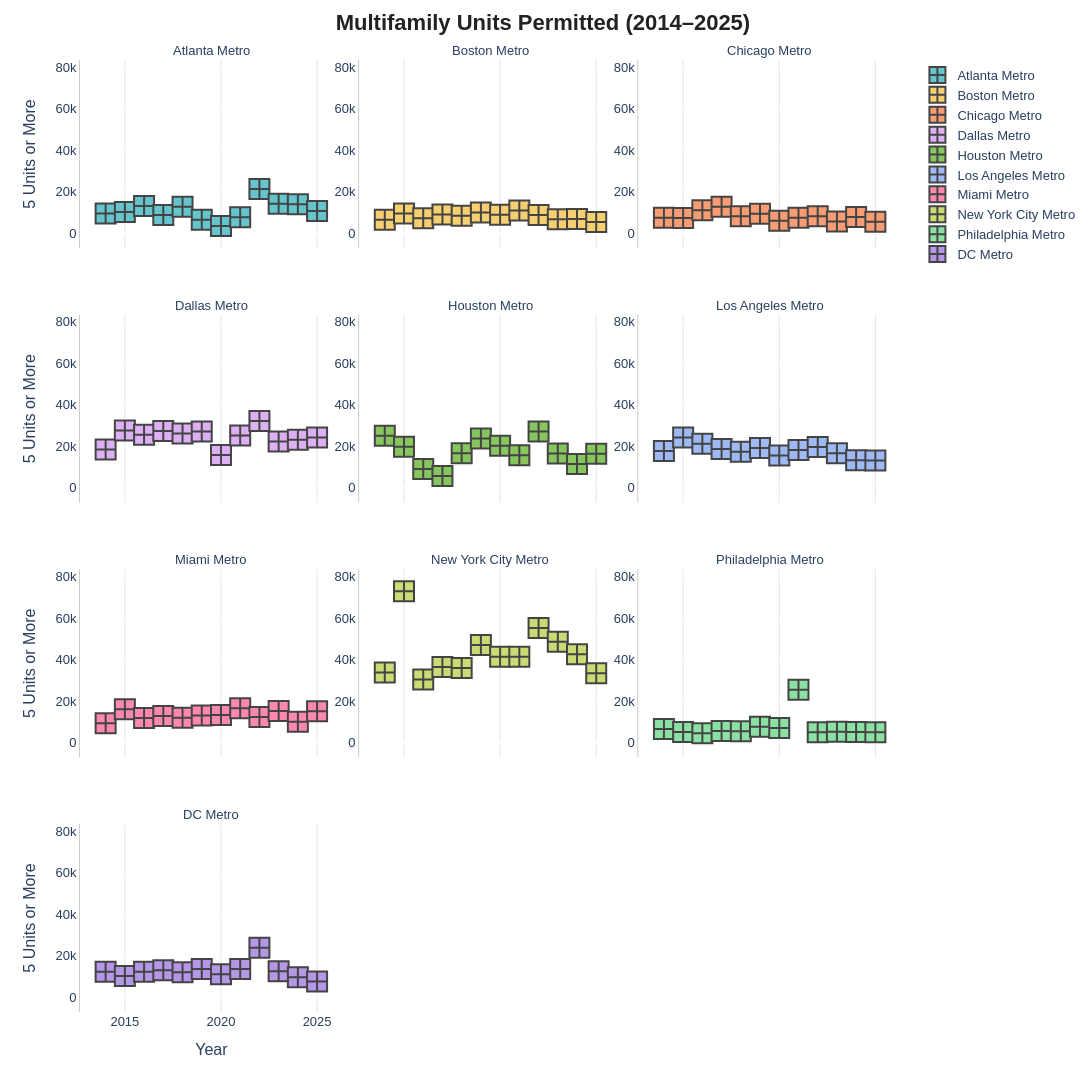

This figure's notebook cell:
### Markdown cell above
### Multifamily Units Permitted Per Metro 2014-2025

### Code cell
fig = px.scatter(all_time_housing,
                 x='Roll_Year',
                 y='5 Units or More',
                 trendline_color_override="black",
                 color='Name',
                 color_discrete_sequence=px.colors.qualitative.Pastel,
                 facet_col='Name',
                 facet_col_wrap=3,
                 labels={'Roll_Year': 'Year', 'Num of Structures With 5 Units or More': 'Structures Permitted', 'Name': 'Metro Area'},
                 width=1300,
                 height=1500,)

fig.update_layout(
    title={**TITLE_STYLE, 'text': '<b>Multifamily Units Permitted (2014–2025) </b>'},
    font=dict(family='Arial', size=13),
    legend=dict(title=None),
    plot_bgcolor='white',
)

fig.for_each_annotation(lambda a: a.update(text=a.text.split("=")[-1]))

fig.update_traces(marker=dict(size=20, symbol="square-cross", line=dict(width=2)))

fig.update_xaxes(nticks=5, gridcolor='#E5E5E5', gridwidth=1)
fig.update_yaxes(showticklabels=True, linecolor='#CCCCCC')

fig.show()

### Figure 1 — Plotly figure (JSON) as saved in the notebook; plotly's stock layout.template omitted (floating-point values rounded to 4 significant figures)
{"data": [{"hovertemplate": "Metro Area=Atlanta Metro<br>Year=%{x}<br>5 Units or More=%{y}<extra></extra>", "legendgroup": "Atlanta Metro", "marker": {"color": "rgb(102, 197, 204)", "line": {"width": 2}, "size": 20, "symbol": "square-cross"}, "mode": "markers", "name": "Atlanta Metro", "orientation": "v", "showlegend": true, "type": "scatter", "x": [2014, 2015, 2016, 2017, 2018, 2019, 2020, 2021, 2022, 2023, 2024, 2025], "xaxis": "x10", "y": [9442.0, 10150.0, 13110.0, 8702.0, 12750.0, 6418.0, 3390.0, 7677.0, 21290.0, 14230.0, 13960.0, 10670.0], "yaxis": "y10"}, {"hovertemplate": "Metro Area=Boston Metro<br>Year=%{x}<br>5 Units or More=%{y}<extra></extra>", "legendgroup": "Boston Metro", "marker": {"color": "rgb(246, 207, 113)", "line": {"width": 2}, "size": 20, "symbol": "square-cross"}, "mode": "markers", "name": "Boston Metro", "orientation": "v", "showlegend": true, "type": "scatter", "x": [2014, 2015, 2016, 2017, 2018, 2019, 2020, 2021, 2022, 2023, 2024, 2025], "xaxis": "x11", "y": [6482.0, 9463.0, 7170.0, 9026.0, 8364.0, 9929.0, 8920.0, 10910.0, 8723.0, 6709.0, 6847.0, 5351.0], "yaxis": "y11"}, {"hovertemplate": "Metro Area=Chicago Metro<br>Year=%{x}<br>5 Units or More=%{y}<extra></extra>", "legendgroup": "Chicago Metro", "marker": {"color": "rgb(248, 156, 116)", "line": {"width": 2}, "size": 20, "symbol": "square-cross"}, "mode": "markers", "name": "Chicago Metro", "orientation": "v", "showlegend": true, "type": "scatter", "x": [2014, 2015, 2016, 2017, 2018, 2019, 2020, 2021, 2022, 2023, 2024, 2025], "xaxis": "x12", "y": [7393.0, 7345.0, 11030.0, 12690.0, 8186.0, 9346.0, 6020.0, 7445.0, 8128.0, 5566.0, 7819.0, 5464.0], "yaxis": "y12"}, {"hovertemplate": "Metro Area=Dallas Metro<br>Year=%{x}<br>5 Units or More=%{y}<extra></extra>", "legendgroup": "Dallas Metro", "marker": {"color": "rgb(220, 176, 242)", "line": {"width": 2}, "size": 20, "symbol": "square-cross"}, "mode": "markers", "name": "Dallas Metro", "orientation": "v", "showlegend": true, "type": "scatter", "x": [2014, 2015, 2016, 2017, 2018, 2019, 2020, 2021, 2022, 2023, 2024, 2025], "xaxis": "x7", "y": [18520.0, 27610.0, 25520.0, 27390.0, 26220.0, 27090.0, 15760.0, 25240.0, 32240.0, 22320.0, 23150.0, 24210.0], "yaxis": "y7"}, {"hovertemplate": "Metro Area=Houston Metro<br>Year=%{x}<br>5 Units or More=%{y}<extra></extra>", "legendgroup": "Houston Metro", "marker": {"color": "rgb(135, 197, 95)", "line": {"width": 2}, "size": 20, "symbol": "square-cross"}, "mode": "markers", "name": "Houston Metro", "orientation": "v", "showlegend": true, "type": "scatter", "x": [2014, 2015, 2016, 2017, 2018, 2019, 2020, 2021, 2022, 2023, 2024, 2025], "xaxis": "x8", "y": [25040.0, 19800.0, 9054.0, 5722.0, 16610.0, 23810.0, 20280.0, 15650.0, 27120.0, 16490.0, 11500.0, 16390.0], "yaxis": "y8"}, {"hovertemplate": "Metro Area=Los Angeles Metro<br>Year=%{x}<br>5 Units or More=%{y}<extra></extra>", "legendgroup": "Los Angeles Metro", "marker": {"color": "rgb(158, 185, 243)", "line": {"width": 2}, "size": 20, "symbol": "square-cross"}, "mode": "markers", "name": "Los Angeles Metro", "orientation": "v", "showlegend": true, "type": "scatter", "x": [2014, 2015, 2016, 2017, 2018, 2019, 2020, 2021, 2022, 2023, 2024, 2025], "xaxis": "x9", "y": [17760.0, 24270.0, 21210.0, 18730.0, 17430.0, 19200.0, 15520.0, 18270.0, 19630.0, 16650.0, 13270.0, 13170.0], "yaxis": "y9"}, {"hovertemplate": "Metro Area=Miami Metro<br>Year=%{x}<br>5 Units or More=%{y}<extra></extra>", "legendgroup": "Miami Metro", "marker": {"color": "rgb(254, 136, 177)", "line": {"width": 2}, "size": 20, "symbol": "square-cross"}, "mode": "markers", "name": "Miami Metro", "orientation": "v", "showlegend": true, "type": "scatter", "x": [2014, 2015, 2016, 2017, 2018, 2019, 2020, 2021, 2022, 2023, 2024, 2025], "xaxis": "x4", "y": [9272.0, 16060.0, 11730.0, 12800.0, 11900.0, 12960.0, 13250.0, 16550.0, 12330.0, 15230.0, 10000.0, 15000.0], "yaxis": "y4"}, {"hovertemplate": "Metro Area=New York City Metro<br>Year=%{x}<br>5 Units or More=%{y}<extra></extra>", "legendgroup": "New York City Metro", "marker": {"color": "rgb(201, 219, 116)", "line": {"width": 2}, "size": 20, "symbol": "square-cross"}, "mode": "markers", "name": "New York City Metro", "orientation": "v", "showlegend": true, "type": "scatter", "x": [2014, 2015, 2016, 2017, 2018, 2019, 2020, 2021, 2022, 2023, 2024, 2025], "xaxis": "x5", "y": [33780.0, 72890.0, 30360.0, 36400.0, 35870.0, 47020.0, 41340.0, 41260.0, 55180.0, 48560.0, 42550.0, 33340.0], "yaxis": "y5"}, {"hovertemplate": "Metro Area=Philadelphia Metro<br>Year=%{x}<br>5 Units or More=%{y}<extra></extra>", "legendgroup": "Philadelphia Metro", "marker": {"color": "rgb(139, 224, 164)", "line": {"width": 2}, "size": 20, "symbol": "square-cross"}, "mode": "markers", "name": "Philadelphia Metro", "orientation": "v", "showlegend": true, "type": "scatter", "x": [2014, 2015, 2016, 2017, 2018, 2019, 2020, 2021, 2022, 2023, 2024, 2025], "xaxis": "x6", "y": [6523.0, 5060.0, 4463.0, 5540.0, 5375.0, 7540.0, 6951.0, 25430.0, 4891.0, 5126.0, 5044.0, 4876.0], "yaxis": "y6"}, {"hovertemplate": "Metro Area=DC Metro<br>Year=%{x}<br>5 Units or More=%{y}<extra></extra>", "legendgroup": "DC Metro", "marker": {"color": "rgb(180, 151, 231)", "line": {"width": 2}, "size": 20, "symbol": "square-cross"}, "mode": "markers", "name": "DC Metro", "orientation": "v", "showlegend": true, "type": "scatter", "x": [2014, 2015, 2016, 2017, 2018, 2019, 2020, 2021, 2022, 2023, 2024, 2025], "xaxis": "x", "y": [12240.0, 10200.0, 12210.0, 12910.0, 12040.0, 13600.0, 11060.0, 13590.0, 23800.0, 12420.0, 9606.0, 7486.0], "yaxis": "y"}], "layout": {"annotations": [{"font": {}, "showarrow": false, "text": "DC Metro", "x": 0.16, "xanchor": "center", "xref": "paper", "y": 0.1975, "yanchor": "bottom", "yref": "paper"}, {"font": {}, "showarrow": false, "text": "Miami Metro", "x": 0.16, "xanchor": "center", "xref": "paper", "y": 0.465, "yanchor": "bottom", "yref": "paper"}, {"font": {}, "showarrow": false, "text": "New York City Metro", "x": 0.5, "xanchor": "center", "xref": "paper", "y": 0.465, "yanchor": "bottom", "yref": "paper"}, {"font": {}, "showarrow": false, "text": "Philadelphia Metro", "x": 0.84, "xanchor": "center", "xref": "paper", "y": 0.465, "yanchor": "bottom", "yref": "paper"}, {"font": {}, "showarrow": false, "text": "Dallas Metro", "x": 0.16, "xanchor": "center", "xref": "paper", "y": 0.7325, "yanchor": "bottom", "yref": "paper"}, {"font": {}, "showarrow": false, "text": "Houston Metro", "x": 0.5, "xanchor": "center", "xref": "paper", "y": 0.7325, "yanchor": "bottom", "yref": "paper"}, {"font": {}, "showarrow": false, "text": "Los Angeles Metro", "x": 0.84, "xanchor": "center", "xref": "paper", "y": 0.7325, "yanchor": "bottom", "yref": "paper"}, {"font": {}, "showarrow": false, "text": "Atlanta Metro", "x": 0.16, "xanchor": "center", "xref": "paper", "y": 1, "yanchor": "bottom", "yref": "paper"}, {"font": {}, "showarrow": false, "text": "Boston Metro", "x": 0.5, "xanchor": "center", "xref": "paper", "y": 1, "yanchor": "bottom", "yref": "paper"}, {"font": {}, "showarrow": false, "text": "Chicago Metro", "x": 0.84, "xanchor": "center", "xref": "paper", "y": 1, "yanchor": "bottom", "yref": "paper"}], "font": {"family": "Arial", "size": 13}, "height": 1500, "legend": {"title": {}, "tracegroupgap": 0}, "margin": {"t": 60}, "plot_bgcolor": "white", "title": {"font": {"color": "#222222", "family": "Arial", "size": 22}, "text": "<b>Multifamily Units Permitted (2014–2025) </b>", "x": 0.5, "xanchor": "center"}, "width": 1300, "xaxis": {"anchor": "y", "domain": [0, 0.32], "gridcolor": "#E5E5E5", "gridwidth": 1, "nticks": 5, "title": {"text": "Year"}}, "xaxis10": {"anchor": "y10", "domain": [0, 0.32], "gridcolor": "#E5E5E5", "gridwidth": 1, "matches": "x", "nticks": 5, "showticklabels": false}, "xaxis11": {"anchor": "y11", "domain": [0.34, 0.66], "gridcolor": "#E5E5E5", "gridwidth": 1, "matches": "x", "nticks": 5, "showticklabels": false}, "xaxis12": {"anchor": "y12", "domain": [0.68, 1.0], "gridcolor": "#E5E5E5", "gridwidth": 1, "matches": "x", "nticks": 5, "showticklabels": false}, "xaxis2": {"anchor": "y2", "domain": [0.34, 0.66], "gridcolor": "#E5E5E5", "gridwidth": 1, "matches": "x", "nticks": 5, "title": {"text": "Year"}}, "xaxis3": {"anchor": "y3", "domain": [0.68, 1.0], "gridcolor": "#E5E5E5", "gridwidth": 1, "matches": "x", "nticks": 5, "title": {"text": "Year"}}, "xaxis4": {"anchor": "y4", "domain": [0, 0.32], "gridcolor": "#E5E5E5", "gridwidth": 1, "matches": "x", "nticks": 5, "showticklabels": false}, "xaxis5": {"anchor": "y5", "domain": [0.34, 0.66], "gridcolor": "#E5E5E5", "gridwidth": 1, "matches": "x", "nticks": 5, "showticklabels": false}, "xaxis6": {"anchor": "y6", "domain": [0.68, 1.0], "gridcolor": "#E5E5E5", "gridwidth": 1, "matches": "x", "nticks": 5, "showticklabels": false}, "xaxis7": {"anchor": "y7", "domain": [0, 0.32], "gridcolor": "#E5E5E5", "gridwidth": 1, "matches": "x", "nticks": 5, "showticklabels": false}, "xaxis8": {"anchor": "y8", "domain": [0.34, 0.66], "gridcolor": "#E5E5E5", "gridwidth": 1, "matches": "x", "nticks": 5, "showticklabels": false}, "xaxis9": {"anchor": "y9", "domain": [0.68, 1.0], "gridcolor": "#E5E5E5", "gridwidth": 1, "matches": "x", "nticks": 5, "showticklabels": false}, "yaxis": {"anchor": "x", "domain": [0, 0.1975], "linecolor": "#CCCCCC", "showticklabels": true, "title": {"text": "5 Units or More"}}, "yaxis10": {"anchor": "x10", "domain": [0.8025, 1], "linecolor": "#CCCCCC", "matches": "y", "showticklabels": true, "title": {"text": "5 Units or More"}}, "yaxis11": {"anchor": "x11", "domain": [0.8025, 1], "linecolor": "#CCCCCC", "matches": "y", "showticklabels": true}, "yaxis12": {"anchor": "x12", "domain": [0.8025, 1], "linecolor": "#CCCCCC", "matches": "y", "showticklabels": true}, "yaxis2": {"anchor": "x2", "domain": [0, 0.1975], "linecolor": "#CCCCCC", "matches": "y", "showticklabels": true}, "yaxis3": {"anchor": "x3", "domain": [0, 0.1975], "linecolor": "#CCCCCC", "matches": "y", "showticklabels": true}, "yaxis4": {"anchor": "x4", "domain": [0.2675, 0.465], "linecolor": "#CCCCCC", "matches": "y", "showticklabels": true, "title": {"text": "5 Units or More"}}, "yaxis5": {"anchor": "x5", "domain": [0.2675, 0.465], "linecolor": "#CCCCCC", "matches": "y", "showticklabels": true}, "yaxis6": {"anchor": "x6", "domain": [0.2675, 0.465], "linecolor": "#CCCCCC", "matches": "y", "showticklabels": true}, "yaxis7": {"anchor": "x7", "domain": [0.535, 0.7325], "linecolor": "#CCCCCC", "matches": "y", "showticklabels": true, "title": {"text": "5 Units or More"}}, "yaxis8": {"anchor": "x8", "domain": [0.535, 0.7325], "linecolor": "#CCCCCC", "matches": "y", "showticklabels": true}, "yaxis9": {"anchor": "x9", "domain": [0.535, 0.7325], "linecolor": "#CCCCCC", "matches": "y", "showticklabels": true}}}
